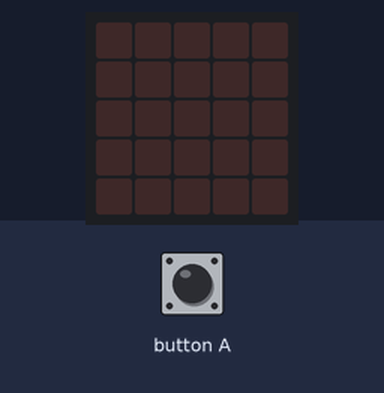
The program below on a simulated BBC micro:bit (MakeCode). On the bench: the board's 5×5 LED display. Inputs (shaded band) come from the test bench.

Above: at 1.2 s.
1.3 s: button A pressed for 0.15 s
At 1.9 s:
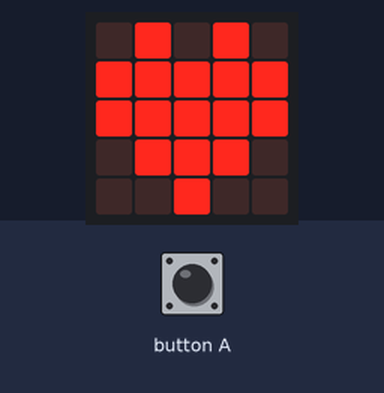
At 3.1 s:
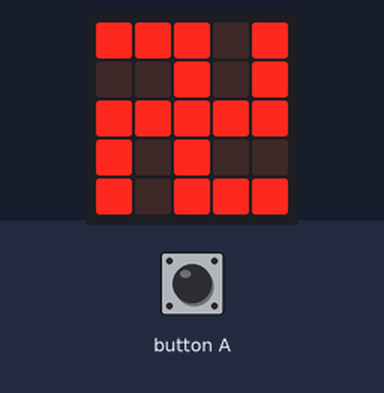
Timing chart, 0 to 4.6 s (numbered marks = the images above; inputs shaded):
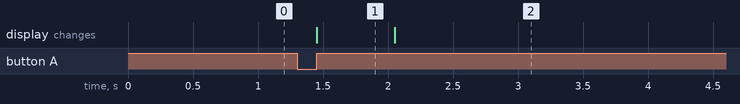

The program:

main.ts
```typescript
input.onButtonPressed(Button.A, function () {
    basic.showIcon(IconNames.Heart)
    basic.showLeds(`
        # # # . #
        . . # . #
        # # # # #
        # . # . .
        # . # # #
        `)
})
basic.forever(function () {

})
```

test.ts
```typescript
// aquí va el archivo "tests"; esto no se compilará cuando este paquete se utilice como una extensión.
```

Measured:
- after the input at 1.3 s, the display: changes after 0.15 s (image 1)
- what the display in image 1 shows lasts 0.6 s, from 1.5 s to 2.1 s
